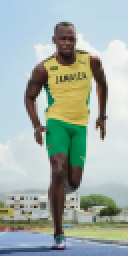
#> input picture bolt_test_HOG.png, 64 x 128 px (shown 2 times larger)
$ jupyter execute HOG_test.ipynb   (older library calls are emulated)
#> lines starting #> are read from the running program, lines starting #| are printed output that depends on the picture; after the words box and inside, x2 and y2 are one past the last pixel; in counts of white or black regions, pixels touching at a corner belong together; long printed decimals are rounded
[cell 1]
import os
import cv2
from matplotlib import pyplot as plt
import numpy as np
import math

img_w = 64
img_h = 128
nbins = 9
cell_w_h = 8

cells_grid_columns = int(img_w/cell_w_h)
cells_grid_rows = int(img_h/cell_w_h)

[cell 2]
img_path = os.path.join(".","bolt_test_HOG.png")
color_img = cv2.imread(img_path)
#> color_img is the input picture: shape (128, 64, 3); mean B, G, R 167.3, 174.7, 161.5
color_img = cv2.cvtColor(color_img, cv2.COLOR_BGR2RGB)
#img = cv2.cvtColor(img, cv2.COLOR_BGR2RGB)
img = cv2.cvtColor(color_img, cv2.COLOR_BGR2GRAY)
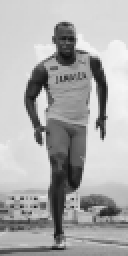
#> img: shape (128, 64) (shown 2 times larger); min 17, max 245, mean 171
print(img.shape, type(img))
#| (128, 64) <class 'numpy.ndarray'>

img = np.float32(img) / 255.0
gx = cv2.Sobel(img, cv2.CV_32F, 1, 0, ksize=1)
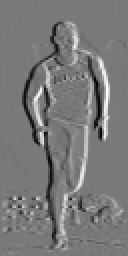
#> gx: shape (128, 64) float32 (shown 2 times larger); min -0.745, max 0.82, mean 0.00191; drawn with min black and max white
gy = cv2.Sobel(img, cv2.CV_32F, 0, 1, ksize=1)
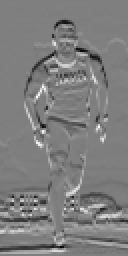
#> gy: shape (128, 64) float32 (shown 2 times larger); min -0.702, max 0.702, mean -0.0045; drawn with min black and max white

mag, angles = cv2.cartToPolar(gx,gy, angleInDegrees=True)
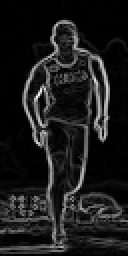
#> mag: shape (128, 64) float32 (shown 2 times larger); min 0, max 1.04, mean 0.114; drawn with min black and max white
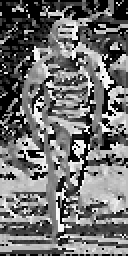
#> angles: shape (128, 64) float32 (shown 2 times larger); min 0, max 359.7, mean 159.2; drawn with min black and max white

fig, ax = plt.subplots(nrows=1, ncols=5)
ax[0].imshow(color_img, )
ax[1].imshow(img, cmap='gray',)
ax[2].imshow(gx, cmap='gray')
ax[3].imshow(gy, cmap='gray')
ax[4].imshow(mag, cmap='gray')
plt.show()

[cell 3]
def ToBins(cell_dir:np.array, cell_mag:np.array):
    #direction angles in degrees!
    assert cell_dir.shape == cell_mag.shape, f"dir {cell_dir.shape} and mag {cell_mag.shape} matrixes have a different shape."

    if cell_dir.ndim == 2:
        cell_dir = cell_dir[:,:,np.newaxis]
        cell_mag = cell_mag[:,:,np.newaxis]

    cell_dir = cell_dir % 180
    bins = np.zeros(shape=(nbins,cell_dir.shape[-1]), dtype=np.float32)
    step = 180.0/nbins

    #in this array, idx 0 correspond to angle 180-step, and idx -1 correspond to angle 0
    angles = np.arange(-step,180.0+step,step)
    angles = angles[:,np.newaxis]   #for broadcasting

    idx_helper = np.arange(cell_dir.shape[-1])
    #print(angles)
    for i in range(cell_w_h):
        for j in range(cell_w_h):
            dir, mag = cell_dir[i,j], cell_mag[i,j]
            diff = np.abs(angles-dir)
            idx_1 = np.argmin(diff, 0)
            idx_3 = np.argmin(diff, 0, keepdims=True)
            tmp = diff[idx_1, idx_helper]
            diff[idx_1, idx_helper] = 180
            idx_2 = np.argmin(diff, 0)

            #print(diff,idx_1,tmp, idx_2)
            diff[idx_1, idx_helper] = tmp

            #print("idx1: ",diff[idx_1] / step,"\nidx2: ", diff[idx_2] / step)


            factor_1 = 1.0 - diff[idx_1, idx_helper] / step
            factor_2 = 1.0 - diff[idx_2, idx_helper] / step
            assert np.all(factor_1 >= 0), print(factor_1)
            assert np.all(factor_2 >= 0), print(diff,idx_1,idx_2,factor_2)
            #now we just have to correct the indexes.
            idx_1 = np.where(idx_1==0, nbins-1, idx_1-1)
            idx_1 = np.where(idx_1==nbins, 0, idx_1)
            idx_2 = np.where(idx_2==0, nbins-1, idx_2-1)
            idx_2 = np.where(idx_2==nbins, 0, idx_2)
            bins[idx_1] = bins[idx_1] + factor_1 * mag
            bins[idx_2] = bins[idx_2] + factor_2 * mag
    return bins

def normalize(v:np.array):
    norm = np.linalg.norm(v)
    if norm == 0:
       return v
    return v / norm

assert np.all(mag>=0), "Not all mags are >= 0."

hogs = np.empty([cells_grid_rows, cells_grid_columns, nbins,3], dtype=np.float32)
for i in range(cells_grid_rows):
    for j in range(cells_grid_columns):
       hogs[i,j] = ToBins(angles[i:i+8, j:j+8],mag[i:i+8, j:j+8])

assert np.all(hogs>=0), "Not all hog values are >= 0."

norm_hogs = np.empty([cells_grid_rows-1, cells_grid_columns-1, nbins,3], dtype=np.float32)
#let's create the norm matrix (15x7) --> 4 cells normalized in one block = 16x16 pixel block normalization
for i in range(cells_grid_rows-1):
    for j in range(cells_grid_columns-1):
        norm_hogs[i,j] = normalize(hogs[i:i+1,j:j+1])
#> this loop made 15 passes

[cell 4]
#visualization

def PlotAngles(angles:np.array, mags:np.array, thickness:int=1, plot_dim=35):
    assert plot_dim > 1, "plot_dimf must be greater than 1."
    assert thickness >= 1, "thickness must be greater then 0."
    assert angles.dtype is not np.float32 , f"dtype for tensor angles must be float32, but it's {angles.dtype}"
    assert mags.dtype is not np.float32 , f"dtype for tensor mags must be float32, but it's {mags.dtype}"
    assert mags.shape == angles.shape, f"tensor mags {mags.shape} has a different shape respect {angles.shape}"
    assert np.all(mags >= 0) and np.all(mags <= 1), f"mag's value should be between 0 and 1. You passed {mags}"
    margin = int(plot_dim/8)

    plot_matrix = np.zeros(shape=(plot_dim,plot_dim), dtype=np.uint8)
    #print(plot_matrix.shape)
    angles = angles*math.pi / 180.0
    dir = np.array([ -np.cos(angles), -np.sin(angles) ])
    cy = cx = round(plot_dim/2)

    boost_magnitudes = True
    mags = np.sqrt(mags) if boost_magnitudes else mags

    #let's avoid negative lenghts
    lenghts = np.maximum(np.ceil(mags * plot_dim/2) -math.floor(thickness/2) - margin, 0)
    w1 = math.ceil(thickness/2)
    w2 = thickness - w1

    #let's iterate on the maximum number of pixels which could be written.
    for i in range( math.ceil(plot_dim/2) -math.floor(thickness/2) - margin):
        mov =  np.round(dir * i).astype(np.int16)
        dx_vec = mov[0,:]
        dy_vec = mov[1,:]

        for j in range(dx_vec.shape[0]): #probably this coudl be avoided and optimized..
            dx = dx_vec[j]
            dy = dy_vec[j]
            if(lenghts[j] >= i):
                plot_matrix[cx+dx-w1:cx+dx+w2,cy+dy-w1:cy+dy+w2] = 1
                plot_matrix[cx-dx-w1:cx-dx+w2,cy-dy-w1:cy-dy+w2] = 1
    return plot_matrix


#test
test_angles= np.arange(0,180,15, dtype=np.float32)
#> test_angles = [0, 15, 30, 45, 60, 75, 90, 105, 120, 135, 150, 165]
test_mags = np.random.random(size = test_angles.shape)
#test_mags = np.random.random(size = test_angles.shape)
#test_mags = np.ones(shape=test_angles.shape, dtype=np.float32)

mat = PlotAngles(test_angles,test_mags, thickness=2)
#> in PlotAngles, `angles = angles*math.pi / 180.0`: angles = [0, 0.262, 0.524, 0.785, 1.05, 1.31, 1.57, 1.83, 2.09, 2.36, 2.62, 2.88]
#> the loop in PlotAngles, `for i in range( math.ceil(plot_dim/2) -math.floor(thickness/2) - margi..` made 13 passes
#> (dx_vec, dy_vec) on passes 2 to 7: ([-1, -1, -1, -1, 0, 0, 0, 0, 1, 1, 1, 1], [0, 0, 0, -1, -1, -1, -1, -1, -1, -1, 0, 0]), ([-2, -2, -2, -1, -1, -1, 0, 1, 1, 1, 2, 2], [0, -1, -1, -1, -2, -2, -2, -2, -2, -1, -1, -1]), ([-3, -3, -3, -2, -1, -1, 0, 1, 2, 2, 3, 3], [0, -1, -2, -2, -3, -3, -3, -3, -3, -2, -1, -1]), ([-4, -4, -3, -3, -2, -1, 0, 1, 2, 3, 3, 4], [0, -1, -2, -3, -3, -4, -4, -4, -3, -3, -2, -1]), ([-5, -5, -4, -4, -2, -1, 0, 1, 3, 4, 4, 5], [0, -1, -2, -4, -4, -5, -5, -5, -4, -4, -2, -1]), ([-6, -6, -5, -4, -3, -2, 0, 2, 3, 4, 5, 6], [0, -2, -3, -4, -5, -6, -6, -6, -5, -4, -3, -2])
#> dy_vec on pass 1: [0, 0, 0, 0, 0, 0, 0, 0, 0, 0, 0, 0]
#> after the loop in PlotAngles, `for i in range( math.ceil(plot_dim/2) -math.floor(thickness/2) - margi..`:
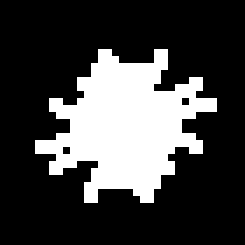
#> plot_matrix: shape (35, 35) (shown 7 times larger); values 0 (black) and 1 (white), 25.5% white; 1 white region, box (x1, y1, x2, y2) and area: (5, 7, 31, 29) 312

print(test_angles,"\n",test_mags)
#| [  0.  15.  30.  45.  60.  75.  90. 105. 120. 135. 150. 165.]
#|  [0.5488  0.7152 0.6028 0.5449 0.4237  0.6459
#|  0.4376 0.8918   0.9637 0.3834 0.7917 0.5289]
plt.imshow(mat)

#before nparrays time was 1.1s

[cell 5]
#visualize a full histogram
def DrawHistograms(histogram:np.array, plot_dim:int, thick=1):
    step = 180.0/nbins
    angles = np.arange(0,180,step)
    img = np.empty(shape=(plot_dim,plot_dim,histogram.shape[-1]))
    for i in range(histogram.shape[-1]):
        img[:,:,i] = PlotAngles(angles,histogram[:,i], thickness=thick, plot_dim=plot_dim) *255
    return img

#test
#print(norm_hogs[0,0,:,0])
#img = DrawHistograms(norm_hogs[0,0,:,0],35, thick=2)
#plt.imshow(img)

def Get_HOG_Graphics(hogs:np.array,thick=1):
    plot_dim = 35
    image = np.empty(shape=(hogs.shape[0]*plot_dim, hogs.shape[1]*plot_dim, hogs.shape[-1]), dtype=np.uint8)
    #red_image = np.empty(shape=(1*plot_dim, 1*plot_dim))

    for i in range(hogs.shape[0]):
        for j in range(hogs.shape[1]):
            image[i*plot_dim:(i+1)*plot_dim, j*plot_dim:(j+1)*plot_dim] = DrawHistograms(hogs[i,j], plot_dim, thick=2)
    return image

img = Get_HOG_Graphics(norm_hogs)
#> the loop in Get_HOG_Graphics, `for i in range(hogs.shape[0]):` made 15 passes
#> after the loop in Get_HOG_Graphics, `for i in range(hogs.shape[0]):`:
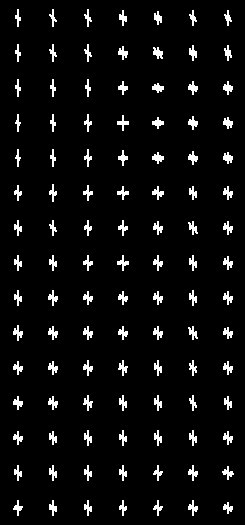
#> image: shape (525, 245, 3); 5.4% white; 105 white regions, largest, box (x1, y1, x2, y2) and area: (153, 47, 163, 59) 78, (152, 152, 164, 164) 78, (152, 186, 164, 200) 76
print(img.shape)
#| (525, 245, 3)
plt.figure(figsize = (10,10))
plt.imshow(img)
